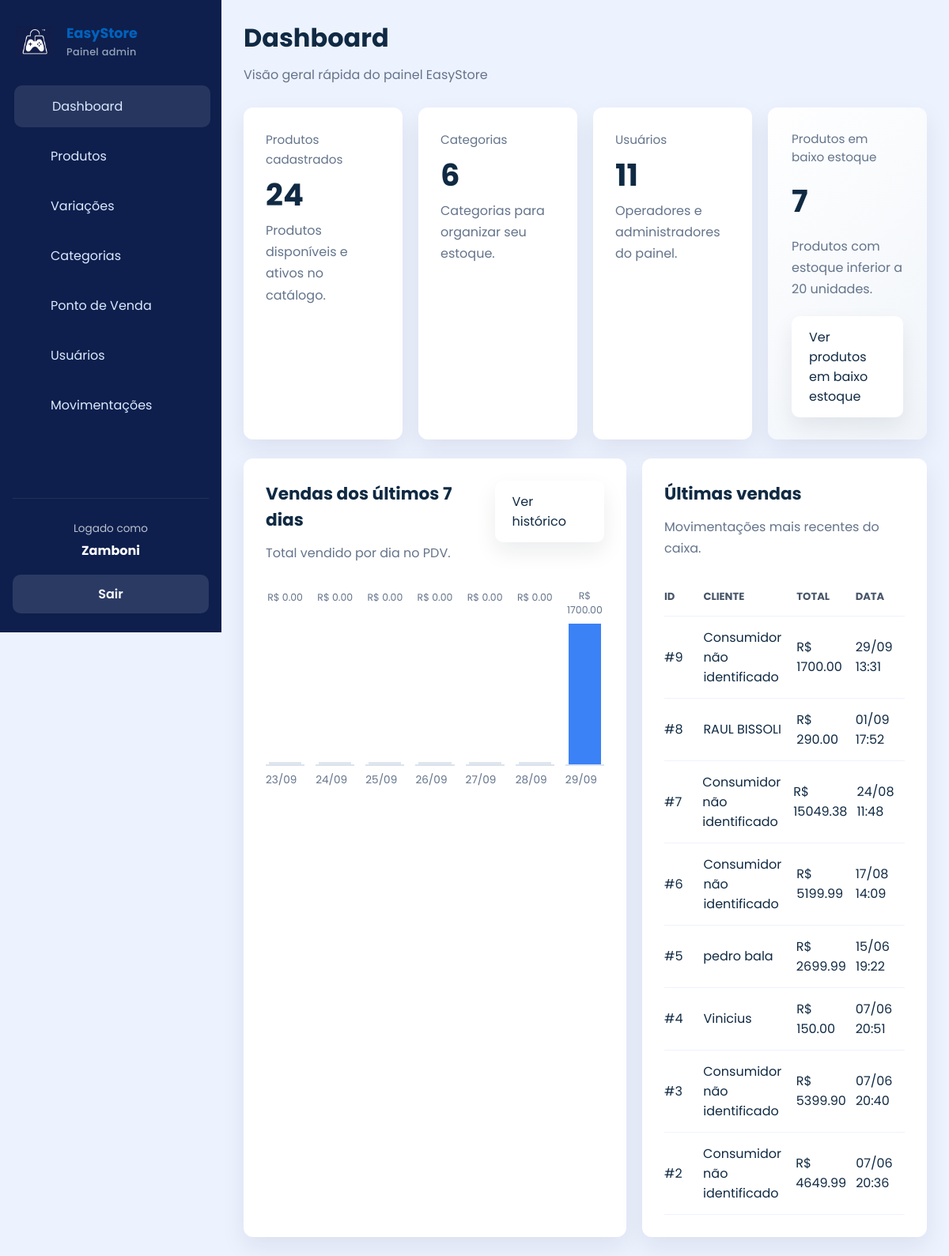
Page /admin (signed in) on the committed database.
### app/models/venda.py (models this page shows, shortened)
class Venda(Base):
    __tablename__ = "vendas"
    id = Column(
        Integer,
        primary_key=True,
        index=True
    )
    cliente_id = Column(
        Integer,
        ForeignKey("clientes.id", ondelete="SET NULL"),
        nullable=True
    )
    usuario_id = Column(
        Integer,
        ForeignKey("usuarios.id", ondelete="SET NULL"),
        nullable=True
    )
    desconto_percentual = Column(
        Float,
        nullable=False,
        default=0.0
    )
    total_bruto = Column(
        Float,
        nullable=False,
        default=0.0
    )
    total_liquido = Column(
        Float,
        nullable=False,
        default=0.0
    )
    observacao = Column(
        String(255),
        nullable=True
    )
    criado_em = Column(
        DateTime,
        server_default=func.now()
    )
    cliente = relationship(
        "Cliente",
        back_populates="vendas"
    )
    usuario = relationship(
        "Usuario",
        backref="vendas"
    )
    itens = relationship(
        "ItemVenda",
        back_populates="venda",
        cascade="all, delete-orphan"
    )
    pagamentos = relationship(
        "Pagamento",
        back_populates="venda",
        cascade="all, delete-orphan"
    )

### app/models/cliente.py (models this page shows)
class Cliente(Base):
    __tablename__ = "clientes"
    id         = Column(Integer, primary_key=True, index=True)
    nome       = Column(String(150), nullable=False, index=True)
    email      = Column(String(167), nullable=True, unique=True, index=True)
    telefone   = Column(String(20), nullable=True)
    usuario_id = Column(
        Integer,
        ForeignKey("usuarios.id", ondelete="SET NULL"),
        nullable=True,
        unique=True,
    )
    is_associado = Column(Boolean, default=False, nullable=False)
    ativo      = Column(Boolean, default=True)
    criado_em  = Column(DateTime, server_default=func.now())
    usuario = relationship("Usuario", back_populates="cliente_perfil")
    vendas  = relationship("Venda", back_populates="cliente", lazy="select")

### app/main.py (the view)
@app.get("/admin")
def admin_dashboard(
    request: Request,
    db: Session = Depends(get_db),
    admin=Depends(get_admin),
):
    total_produtos = db.query(Produto).count()
    total_categorias = db.query(Categoria).count()
    total_usuarios = db.query(Usuario).count()
    ativos_produtos = db.query(Produto).filter(Produto.ativo == True).count()
    produtos_baixo_estoque_count = (
        db.query(Produto)
        .filter(Produto.ativo == True, Produto.estoque_atual < 20)
        .count()
    )
    ultimas_vendas = (
        db.query(Venda)
        .order_by(Venda.criado_em.desc())
        .limit(8)
        .all()
    )
    hoje = datetime.now().date()
    dias_grafico = [hoje - timedelta(days=dia) for dia in range(6, -1, -1)]
    inicio_periodo = datetime.combine(dias_grafico[0], datetime.min.time())
    vendas_periodo = db.query(Venda).filter(Venda.criado_em >= inicio_periodo).all()
    totais_por_dia = {dia: 0.0 for dia in dias_grafico}
    for venda in vendas_periodo:
        if venda.criado_em:
            dia_venda = venda.criado_em.date()
            if dia_venda in totais_por_dia:
                totais_por_dia[dia_venda] += venda.total_liquido or 0.0
    maior_total = max(totais_por_dia.values()) or 1
    vendas_grafico = [
        {
            "label": dia.strftime("%d/%m"),
            "total": total,
            "percentual": round((total / maior_total) * 100),
        }
        for dia, total in totais_por_dia.items()
    ]
    total_vendas_7_dias = sum(totais_por_dia.values())
    produtos_baixo_estoque = (
        db.query(Produto)
        .filter(Produto.ativo == True, Produto.estoque_atual <= 30)
        .order_by(Produto.estoque_atual.asc(), Produto.nome.asc())
        .limit(6)
        .all()
    )
    return templates.TemplateResponse(
        request,
        "admin/index.html",
        {
            "request": request,
            "usuario": admin,
            "page_title": "Dashboard",
            "page_subtitle": "Visão geral rápida do painel EasyStore",
            "css_path": "css/dashboard.css",
            "active": "home",
            "total_produtos": total_produtos,
            "total_categorias": total_categorias,
            "total_usuarios": total_usuarios,
            "ativos_produtos": ativos_produtos,
            "vendas_grafico": vendas_grafico,
            "ultimas_vendas": ultimas_vendas,
            "total_vendas_7_dias": total_vendas_7_dias,
            "produtos_baixo_estoque_count": produtos_baixo_estoque_count,
        },
    )

### app/templates/admin/index.html
{% extends "admin/base.html" %}
{% block content %}
<div class="metric-grid">
  <div class="metric-card">
    <span class="metric-label">Produtos cadastrados</span>
    <strong class="metric-value">{{ total_produtos }}</strong>
    <p class="metric-note">Produtos disponíveis e ativos no catálogo.</p>
  </div>
  <div class="metric-card">
    <span class="metric-label">Categorias</span>
    <strong class="metric-value">{{ total_categorias }}</strong>
    <p class="metric-note">Categorias para organizar seu estoque.</p>
  </div>
  <div class="metric-card">
    <span class="metric-label">Usuários</span>
    <strong class="metric-value">{{ total_usuarios }}</strong>
    <p class="metric-note">Operadores e administradores do painel.</p>
  </div>
  <div class="metric-card accent-card stock-summary-card">
    <span class="metric-label">Produtos em baixo estoque</span>
    <strong class="metric-value">{{ produtos_baixo_estoque_count }}</strong>
    <p class="metric-note">Produtos com estoque inferior a 20 unidades.</p>
    <a href="/produtos?estoque_baixo=true" class="btn btn-secondary stock-button">Ver produtos em baixo estoque</a>
  </div>
</div>
<div class="dashboard-grid">
  <section class="dashboard-card sales-chart-card">
    <div class="dashboard-card-header">
      <div>
        <h2>Vendas dos últimos 7 dias</h2>
        <p class="metric-note">Total vendido por dia no PDV.</p>
      </div>
      <a href="/pdv/historico" class="btn btn-secondary">Ver histórico</a>
    </div>
    <div class="sales-chart">
      {% for dia in vendas_grafico %}
      {% set chart_bar_class = 'chart-bar is-empty' if dia.total == 0 else 'chart-bar' %}
      <div class="chart-column">
        <div class="chart-value">R$ {{ "%.2f"|format(dia.total) }}</div>
        <div class="chart-track">
          <div class="{{ chart_bar_class }}" style="height: {{ dia.percentual }}%;"></div>
        </div>
        <span>{{ dia.label }}</span>
      </div>
      {% endfor %}
    </div>
  </section>
  <section class="dashboard-card latest-sales-card">
    <div class="dashboard-card-header">
      <div>
        <h2>Últimas vendas</h2>
        <p class="metric-note">Movimentações mais recentes do caixa.</p>
      </div>
    </div>
    <div class="latest-sales-table">
      <div class="latest-sales-row header">
        <div>ID</div>
        <div>Cliente</div>
        <div>Total</div>
        <div>Data</div>
      </div>
      {% for venda in ultimas_vendas %}
      <a class="latest-sales-row" href="/pdv/venda/{{ venda.id }}">
        <div>#{{ venda.id }}</div>
        <div>{{ venda.cliente.nome if venda.cliente else 'Consumidor não identificado' }}</div>
        <div>R$ {{ "%.2f"|format(venda.total_liquido) }}</div>
        <div>{{ venda.criado_em.strftime('%d/%m %H:%M') if venda.criado_em else '-' }}</div>
      </a>
      {% else %}
      <div class="empty-state">Nenhuma venda registrada ainda.</div>
      {% endfor %}
    </div>
  </section>
</div>
{% endblock %}

### app/static/css/admin.css (style rules this page uses)
:root { --bg: #edf2ff; --surface: #ffffff; --surface-soft: #f8fafc; --text: #102a43; --muted: #64748b; --primary: #2563eb; --primary-dark: #1d4ed8; --success: #16a34a; --warning: #f59e0b; --danger: #dc2626; --radius: 12px; --shadow: 0 12px 30px rgba(15, 23, 42, 0.08); --transition: 0.25s ease; --color-dark: #0262bd; --color-primary: #3fa1fc; }
* { box-sizing: border-box; margin: 0; padding: 0; }
html, body { min-height: 100%; background: var(--bg); color: var(--text); font-family: 'Poppins', sans-serif; }
body { overflow-x: hidden; }
a { color: inherit; text-decoration: none; }
.btn { align-items: center; border: none; border-radius: 10px; display: inline-flex; justify-content: center; padding: 14px 22px; transition: transform var(--transition), box-shadow var(--transition), opacity var(--transition); }
.btn-secondary { background: var(--surface); box-shadow: 0 12px 28px rgba(15, 23, 42, 0.08); color: var(--text); }

### app/static/css/dashboard.css (style rules this page uses)
.metric-grid { display: grid; gap: 20px; grid-template-columns: repeat(4, minmax(180px, 1fr)); }
.metric-card, .welcome-card, .dashboard-card { background: var(--surface); border-radius: var(--radius); box-shadow: var(--shadow); }
.metric-card { padding: 28px; }
.metric-label { color: var(--muted); font-size: 0.95rem; }
.metric-value { display: block; font-size: 2.4rem; line-height: 1; margin-top: 14px; }
.metric-note { color: var(--muted); line-height: 1.7; margin-top: 12px; }
.dashboard-grid { display: grid; gap: 20px; grid-template-columns: minmax(0, 1.25fr) minmax(360px, 0.75fr); }
.dashboard-card { padding: 28px; }
.dashboard-card-header { align-items: flex-start; display: flex; gap: 16px; justify-content: space-between; margin-bottom: 24px; }
.dashboard-card-header h2 { font-size: 1.35rem; }
.sales-chart { align-items: end; display: grid; gap: 14px; grid-template-columns: repeat(7, minmax(46px, 1fr)); min-height: 260px; }
.chart-column { align-items: center; display: grid; gap: 8px; grid-template-rows: auto 180px auto; min-width: 0; }
.chart-value { color: var(--muted); font-size: 0.78rem; min-height: 34px; text-align: center; }
.chart-track { align-items: flex-end; background: transparent; border: none; border-bottom: 2px solid #dbe3ee; border-radius: 0; display: flex; height: 180px; justify-content: center; overflow: visible; padding: 0 4px; width: 100%; }
.chart-bar { background-color: #3b82f6; border-radius: 0; box-shadow: none; max-width: 44px; min-height: 0; transition: height 0.35s ease; width: 100%; }
.chart-bar.is-empty { background: #cbd5e1; height: 3px !important; max-width: 44px; opacity: 0.6; }
.chart-column span { color: var(--muted); font-size: 0.85rem; }
.latest-sales-table { display: grid; }
.latest-sales-row { align-items: center; border-bottom: 1px solid #eef2ff; display: grid; gap: 12px; grid-template-columns: 0.6fr 1.7fr 1fr 1fr; padding: 14px 0; }
.latest-sales-row.header { color: #475569; font-size: 0.82rem; font-weight: 700; text-transform: uppercase; }
a.latest-sales-row { transition: color var(--transition), transform var(--transition); }
.accent-card { background: linear-gradient(135deg, rgba(255, 255, 255, 0.96), rgba(241, 245, 249, 0.9)); }
.stock-summary-card { display: grid; gap: 12px; padding: 28px 30px; }
.stock-button { justify-self: start; margin-top: 8px; }

### rows in the picture
Venda: id "9", cliente "Consumidor não identificado", total_liquido "1700.00", criado_em "29/09 13:31"
Venda: id "8", cliente "RAUL BISSOLI", total_liquido "290.00", criado_em "01/09 17:52"
Venda: id "7", cliente "Consumidor não identificado", total_liquido "15049.38", criado_em "24/08 11:48"
Venda: id "6", cliente "Consumidor não identificado", total_liquido "5199.99", criado_em "17/08 14:09"
Venda: id "5", cliente "pedro bala", total_liquido "2699.99", criado_em "15/06 19:22"
Venda: id "4", cliente "Vinicius", total_liquido "150.00", criado_em "07/06 20:51"
Venda: id "3", cliente "Consumidor não identificado", total_liquido "5399.90", criado_em "07/06 20:40"
Venda: id "2", cliente "Consumidor não identificado", total_liquido "4649.99", criado_em "07/06 20:36"

### other values in the picture
{{ logged_name }} "Zamboni"
{{ page_title }} "Dashboard"
{{ page_subtitle }} "Visão geral rápida do painel EasyStore"
{{ total_produtos }} "24"
{{ total_categorias }} "6"
{{ total_usuarios }} "11"
{{ produtos_baixo_estoque_count }} "7"
{{ "%.2f"|format(dia.total) }} "0.00" "0.00" "0.00" "0.00" "0.00" "0.00" "1700.00"
{{ dia.label }} "23/09" "24/09" "25/09" "26/09" "27/09" "28/09" "29/09"
